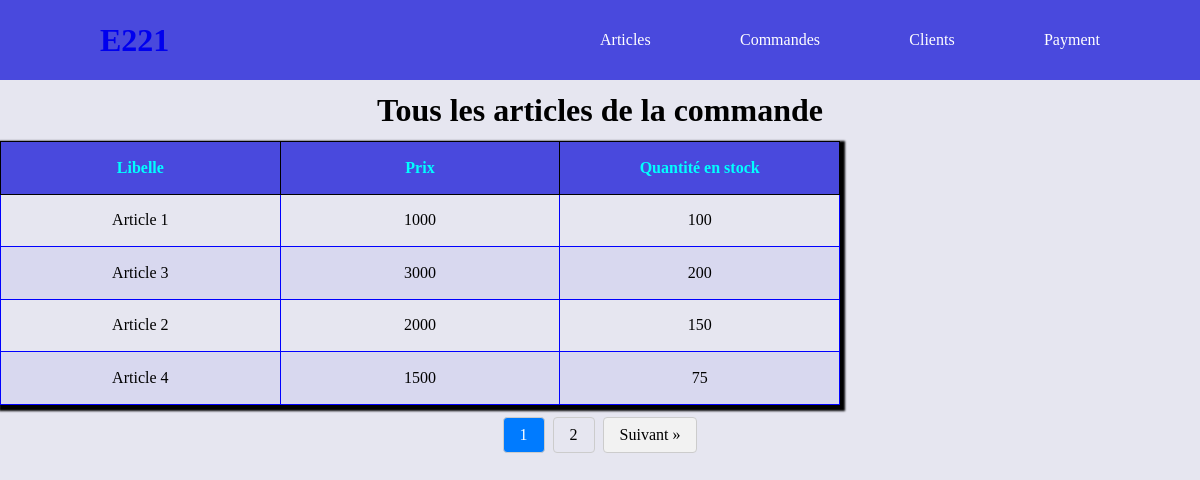
Page /?controller=article&page=article&key=1 on the committed database.
### tables this page shows
CREATE TABLE article(
   ida INT NOT NULL AUTO_INCREMENT,
   ref_art VARCHAR(50),
   libelle VARCHAR(50),
   prixunitaire VARCHAR(10),
   qtestock int,
   PRIMARY KEY(ida)
);

### config/helpers.php (called while the page is built, shortened)
<?php
function loadview(string $views, array $data = [], $layout = "base")
{
    extract($data);
    require_once(ROOT . "/views/" . $views);
}
function path(string $controller, string $page, array $additional = []): string
{
    $link = WEBROOT . "/?controller=$controller&page=$page";
    if (!empty($additional)) {
      foreach ($additional as $key => $value) {
        $link=$link."&"."$key=$value";
      }
    }
    return $link;
}
function countElement(string $table){
    $sql= "select count(*) as total from $table"  ;
   return executeSelect($sql,[],true);
}

### public/index.php (called while the page is built, shortened)
<?php
    require_once(ROOT."/config/router.php");

### bd/database.php (called while the page is built, shortened)
<?php
function openConnexion(){
    $data=null;
    $servername = 'localhost';
    $username = 'gesarticle';
    $password = 'passer123';
    $dbname="article";
    try {
        $conn = new PDO("mysql:host=$servername;dbname=$dbname", $username, $password);
        $conn->setAttribute(PDO::ATTR_ERRMODE, PDO::ERRMODE_EXCEPTION);
        $conn->setAttribute(PDO::ATTR_DEFAULT_FETCH_MODE, PDO::FETCH_ASSOC);
        return $conn;
    } catch(PDOException $e) {
        echo "Erreur de connexion à la base de données : " . $e->getMessage();
    }
}
function executeSelect(string $sql,array $data=[],$one=false) {
        $conn=openConnexion();
        $statement = $conn->prepare($sql);
      count($data)==0?$statement->execute():$statement->execute($data);
      $result=$one==true?$statement->fetch():$statement->fetchAll();
        return $result ;
}

### model/article.model.php (called while the page is built, shortened)
<?php
function findArticlesByCommandeId($id,$debut){
    $sql="select a.*  from article a, commande c, avoir av where c.idc=:id and a.ida=av.ida and c.idc=av.idc ";
    $sql=$sql."limit $debut,5";
    return executeSelect($sql,["id"=>$id]);
}

### views/article/allarticle.html.php (the view, shortened to what this page needs)
<h1> Tous les articles <?= isset($_GET["key"])? "de la commande" :"" ?></h1>
 <table  >
    <thead>
        <th>Libelle</th>
        <th>Prix</th>
        <th> Quantité en stock</th>
    </thead>
    <tbody>
    <?php foreach ($articles as $key => $article) : ?>
        <tr>
            <td><?=  $article["libelle"] ?></td>
            <td><?=  $article["prixunitaire"] ?></td>
            <td><?=  $article["qtestock"] ?></td>
        </tr>
        <?php endforeach?>
    </tbody>
 </table>
 <div class="flex jcc aic col-12 espaceTB">
    <div class="pagination ">
        <?php for ($i = 1; $i <= $nbr_page; $i++) : ?>
            <a href=" <?= path('article', 'article', ['pos' => $i]) ?>" class=<?=$page==$i?"active":""?>><?= $i ?> </a>
        <?php endfor ?>
        <?php if ($page < $nbr_page) : ?>
        <a href="<?= path('article', 'article', ['pos' => ($page+1)]) ?>" class="next">Suivant &raquo;</a>
        <?php endif ?>
    </div>
</div>

### public/css/style.css (style rules this page uses)
* { padding: 0; margin: 0; list-style-type: none; text-decoration: none; box-sizing: border-box; }
.espaceTB { margin: 1% 0%; }
.jcc { justify-content: center; }
.flex { display: flex; align-items: center; }
body { background-color: rgb(230, 230, 240); }
table { border-collapse: collapse; box-shadow: 2px 3px 2px 3px black; width: 70%; text-align: center; table-layout: fixed; }
th { border: solid 1px black; padding: 2%; background-color: rgb(73, 73, 221); color: aqua; text-align: center; }
td { border: solid 1px blue; padding: 2%; text-align: center; }
tbody tr:nth-child(even) { background-color: rgb(216, 216, 239); }
h1 { text-align: center; margin: 1% 0; }
.pagination { display: flex; list-style: none; padding: 0; }
.pagination a { color: #000; text-decoration: none; padding: 8px 16px; margin: 0 4px; border: 1px solid #ccc; border-radius: 4px; }
.pagination a.active { background-color: #007bff; color: #fff; }
.pagination .prev, .pagination .next { background-color: #f2f2f2; }
.col-12 { width: 100%; }

### rows in the picture
article: libelle "Article 1", prixunitaire "1000", qtestock "100"
article: libelle "Article 3", prixunitaire "3000", qtestock "200"
article: libelle "Article 2", prixunitaire "2000", qtestock "150"
article: libelle "Article 4", prixunitaire "1500", qtestock "75"
